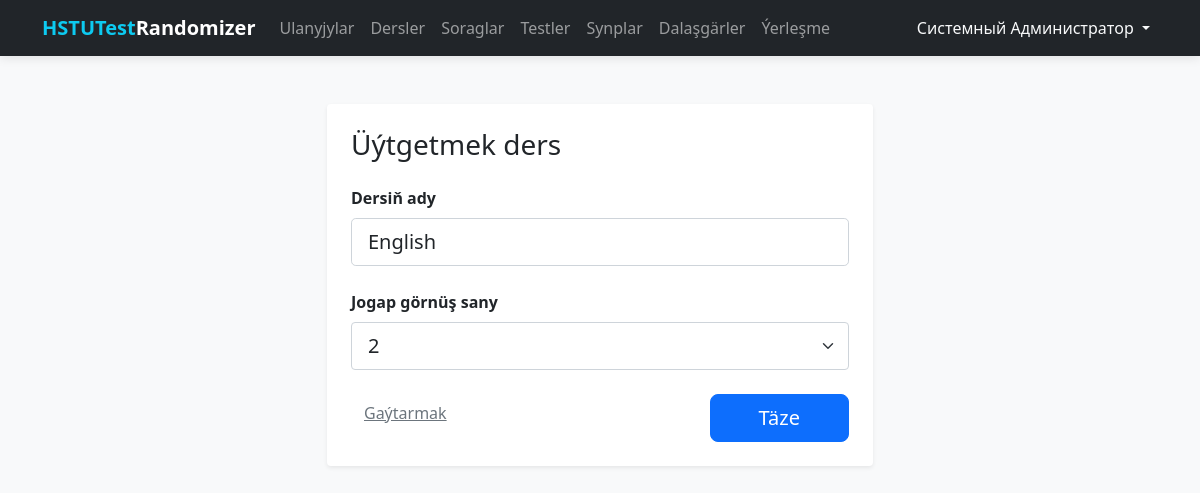
The app's page /subjects/edit/1 (signed in), older data.
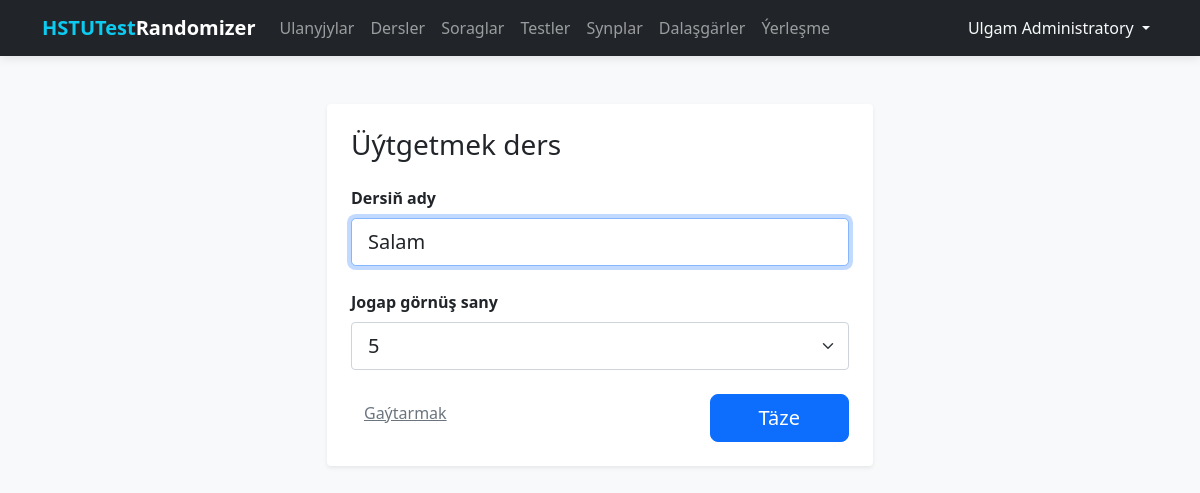
The same page, newer data.
### tables this page shows
CREATE TABLE users (
    id INTEGER PRIMARY KEY AUTOINCREMENT,
    full_name TEXT NOT NULL,
    username TEXT UNIQUE NOT NULL,
    password TEXT NOT NULL
);

CREATE TABLE subjects (
    id INTEGER PRIMARY KEY AUTOINCREMENT,
    name TEXT NOT NULL UNIQUE,
    answer_count INTEGER NOT NULL DEFAULT 4,
    is_active INTEGER DEFAULT 1
);

### routes/subjects.py (the view, shortened to what this page needs)
@subjects_bp.route('/edit/<int:id>', methods=['GET', 'POST'])
@login_required
def edit(id):
    db = get_db_connection()
    subject = db.execute('SELECT * FROM subjects WHERE id = ?', (id,)).fetchone()
    db.close()
    return render_template('subjects/form.html', subject=subject)

### database.py (called while the page is built)
def get_db_connection():
    conn = sqlite3.connect(DATABASE)
    conn.row_factory = sqlite3.Row  # Позволяет обращаться к полям по именам
    return conn

### templates/subjects/form.html
{% extends 'base.html' %}
{% block content %}
<div class="row justify-content-center">
    <div class="col-md-6">
        <div class="main-card shadow-sm p-4 bg-white rounded">
            <h3 class="mb-4">{{ 'Üýtgetmek' if subject else 'Täze' }} ders</h3>
            <form method="POST">
                <div class="mb-4">
                    <label class="form-label fw-bold">Dersiň ady</label>
                    <input type="text" name="name" class="form-control form-control-lg"
                        value="{{ subject.name if subject else '' }}" placeholder="Adyny giriziň" required autofocus>
                </div>
                <div class="mb-4">
                    <label class="form-label fw-bold">Jogap görnüş sany</label>
                    <select name="answer_count" class="form-select form-select-lg" required>
                        {% for n in [2, 3, 4, 5] %}
                        <option value="{{ n }}" {{ 'selected' if (subject and subject.answer_count == n) or (not subject and n == 4) else '' }}>{{ n }}</option>
                        {% endfor %}
                    </select>
                </div>
                <div class="d-flex justify-content-between">
                    <a href="{{ url_for('subjects.index') }}" class="btn btn-link text-secondary">Gaýtarmak</a>
                    <button type="submit" class="btn btn-primary btn-lg px-5">Täze</button>
                </div>
            </form>
        </div>
    </div>
</div>
{% endblock %}

### templates/base.html (shortened to what this page needs)
<!DOCTYPE html>
<html lang="ru">
<head>
    <link rel="stylesheet" href="{{ url_for('static', filename='css/bootstrap.min.css') }}">
    <link rel="stylesheet" href="{{ url_for('static', filename='katex/katex.min.css') }}">
</head>
<body>
    <nav class="navbar navbar-expand-lg navbar-dark bg-dark">
        <div class="container">
            <a class="navbar-brand fw-bold" href="/">
                <span class="text-info">HSTUTest</span>Randomizer
            </a>
            <div class="collapse navbar-collapse" id="navbarNav">
                <ul class="navbar-nav me-auto">
                    {% if current_user.is_authenticated %}
                    <li class="nav-item">
                        <a class="nav-link {{ 'active' if request.endpoint == 'users.index' }}"
                            href="{{ url_for('users.index') }}">Ulanyjylar</a>
                    </li>
                    <li class="nav-item">
                        <a class="nav-link" href="{{ url_for('subjects.index') }}">Dersler</a>
                    </li>
                    <li class="nav-item">
                        <a class="nav-link" href="{{ url_for('questions.index') }}">Soraglar</a>
                    </li>
                    <li class="nav-item">
                        <a class="nav-link {{ 'active' if request.endpoint and request.endpoint.startswith('tests.') }}"
                            href="{{ url_for('tests.index') }}">Testler</a>
                    </li>
                    <li class="nav-item">
                        <a class="nav-link {{ 'active' if request.endpoint and request.endpoint.startswith('classrooms.') }}"
                            href="{{ url_for('classrooms.index') }}">Synplar</a>
                    </li>
                    <li class="nav-item">
                        <a class="nav-link {{ 'active' if request.endpoint and request.endpoint.startswith('students.') }}"
                            href="{{ url_for('students.index') }}">Dalaşgärler</a>
                    </li>
                    <li class="nav-item">
                        <a class="nav-link {{ 'active' if request.endpoint and request.endpoint.startswith('exam.') }}"
                            href="{{ url_for('exam.index') }}">Ýerleşme</a>
                    </li>
                    {% endif %}
                </ul>
                <ul class="navbar-nav">
                    {% if current_user.is_authenticated %}
                    <li class="nav-item dropdown">
                        <a class="nav-link dropdown-toggle text-light" href="#" id="userDropdown" role="button"
                            data-bs-toggle="dropdown">
                            {{ current_user.full_name }}
                        </a>
                    </li>
                    {% else %}
                    <li class="nav-item">
                        <a class="nav-link" href="{{ url_for('auth.login') }}">Ulgama girmek</a>
                    </li>
                    {% endif %}
                </ul>
            </div>
        </div>
    </nav>
    <div class="container">
        {% block content %}{% endblock %}
    </div>
</body>
</html>

Row changes from the older to the newer data that the page shows:
changed users: full_name "Системный Администратор" → "Ulgam Administratory"
changed subjects: name "English" → "Salam"
Text that changed along with them:
form field answer_count: "2" → "5"
